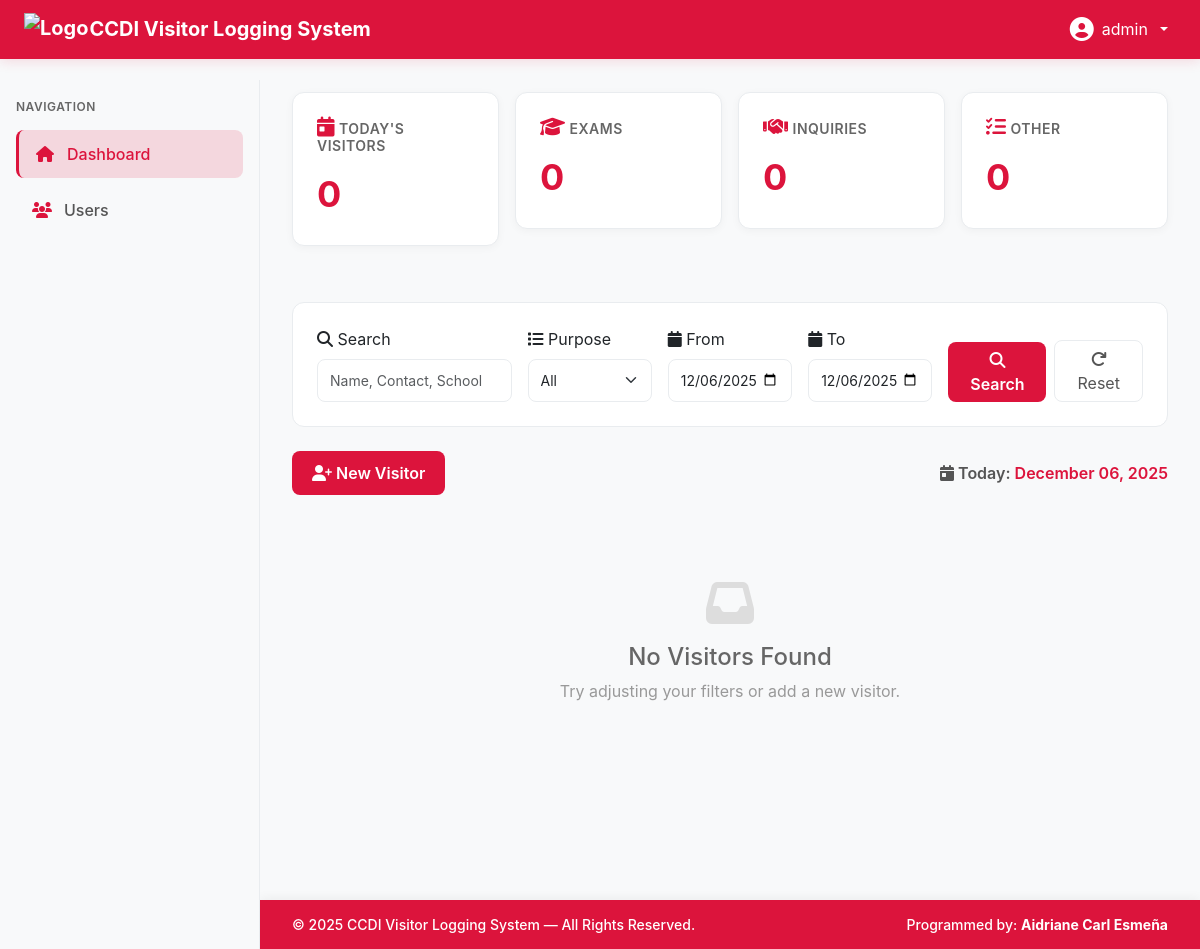
/index.php (signed in), run on an earlier commit of the app's database.
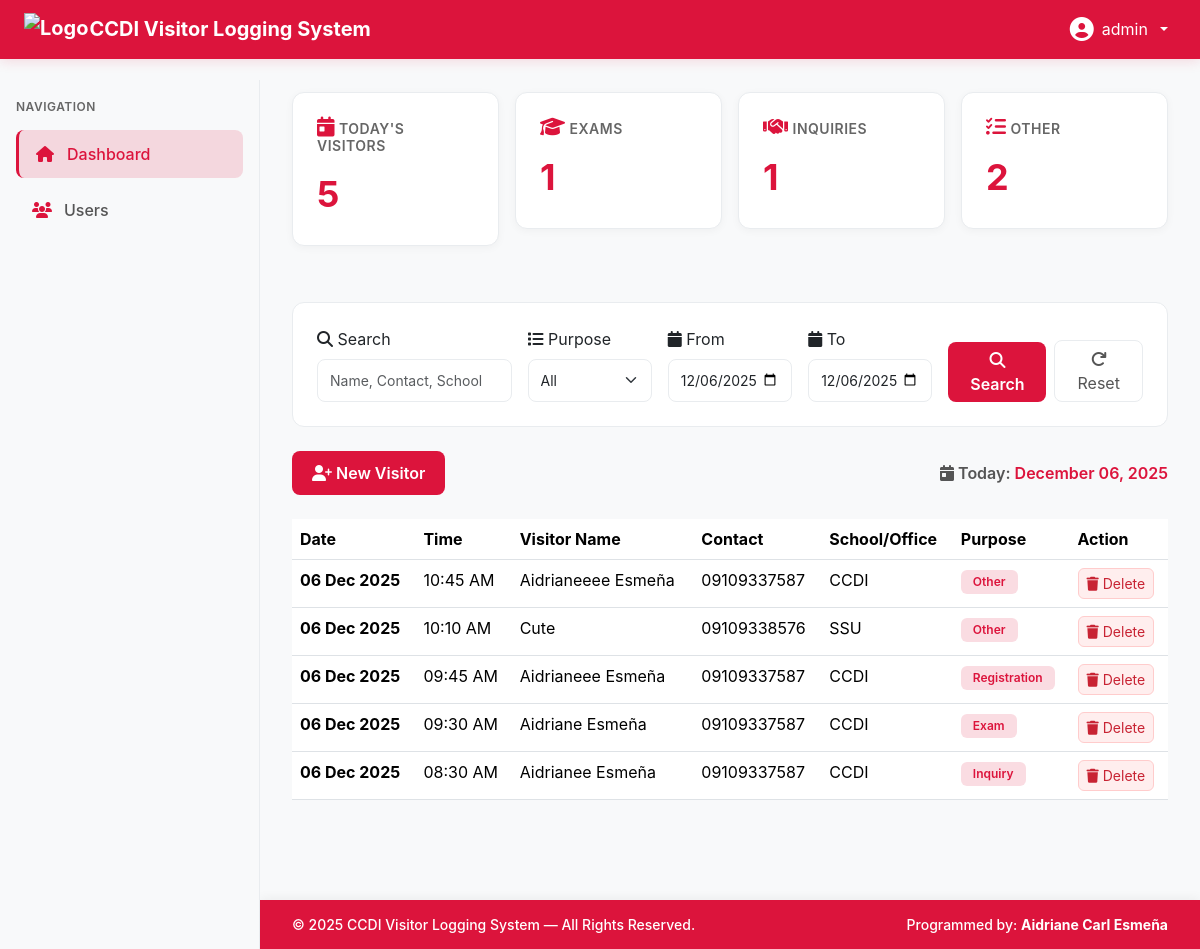
And on a later commit of the database.
### tables this page shows
CREATE TABLE `visitors` (
  `visitor_id` int(11) NOT NULL,
  `visitor_name` varchar(100) NOT NULL,
  `address` varchar(255) NOT NULL,
  `contact_number` varchar(20) NOT NULL,
  `school_office` varchar(100) NOT NULL,
  `purpose_id` int(11) NOT NULL,
  `date_of_visit` date NOT NULL,
  `time_of_visit` time NOT NULL,
  `notes` text DEFAULT NULL,
  `created_by` int(11) DEFAULT NULL,
  `created_at` timestamp NOT NULL DEFAULT current_timestamp()
);

CREATE TABLE `visit_purposes` (
  `id` int(11) NOT NULL,
  `purpose_name` varchar(100) NOT NULL,
  `created_at` timestamp NOT NULL DEFAULT current_timestamp()
);

### includes/index.php (called while the page is built, shortened)
<?php
require_once __DIR__ . '/../config/db.php';
$today = date('Y-m-d');
$search = $_GET['search'] ?? '';
$date_from = $_GET['date_from'] ?? '';
$date_to = $_GET['date_to'] ?? '';
if (empty($_GET)) {
    $date_from = $today;
    $date_to = $today;
}
$query = "SELECT v.visitor_id, v.visitor_name, v.contact_number, v.address, v.school_office,
          p.purpose_name, v.date_of_visit, v.time_of_visit, v.notes, v.created_at
          FROM visitors v
          LEFT JOIN visit_purposes p ON v.purpose_id = p.id
          WHERE 1=1";
$params = [];
$types = '';
if (!empty($date_from)) {
    $query .= " AND v.date_of_visit >= ?";
    $params[] = $date_from;
    $types .= 's';
}
if (!empty($date_to)) {
    $query .= " AND v.date_of_visit <= ?";
    $params[] = $date_to;
    $types .= 's';
}
$query .= " ORDER BY v.date_of_visit DESC, v.time_of_visit DESC";
$stmt = $conn->prepare($query);
if (!empty($params)) {
    $stmt->bind_param($types, ...$params);
}
$stmt->execute();
$visitors = $stmt->get_result();
$today = date('Y-m-d');
$stats_stmt = $conn->prepare("
    SELECT p.purpose_name, COUNT(*) as count
    FROM visitors v
    LEFT JOIN visit_purposes p ON v.purpose_id = p.id
    WHERE v.date_of_visit = ?
    GROUP BY v.purpose_id, p.purpose_name
");
$stats_stmt->bind_param("s", $today);
$stats_stmt->execute();
$stats_result = $stats_stmt->get_result();
$stats = ['total' => 0, 'exam' => 0, 'inquiry' => 0, 'visit' => 0, 'meeting' => 0, 'consultation' => 0, 'other' => 0];
while ($stat = $stats_result->fetch_assoc()) {
    $purpose_name = strtolower($stat['purpose_name']);
    if (isset($stats[$purpose_name])) {
        $stats[$purpose_name] = $stat['count'];
    }
    $stats['total'] += $stat['count'];
}
?>

### includes/dashboard/table.php (the view, shortened to what this page needs)
<div class="table-section">
    <?php if ($visitors->num_rows > 0): ?>
    <table class="table table-hover">
        <thead>
            <tr>
                <th>Date</th>
                <th>Time</th>
                <th>Visitor Name</th>
                <th>Contact</th>
                <th>School/Office</th>
                <th>Purpose</th>
                <th>Action</th>
            </tr>
        </thead>
        <tbody>
            <?php while ($visitor = $visitors->fetch_assoc()): ?>
            <tr>
                <td><strong><?php echo date('d M Y', strtotime($visitor['date_of_visit'])); ?></strong></td>
                <td><?php echo date('h:i A', strtotime($visitor['time_of_visit'])); ?></td>
                <td><?php echo htmlspecialchars($visitor['visitor_name']); ?></td>
                <td><?php echo htmlspecialchars($visitor['contact_number']); ?></td>
                <td><?php echo htmlspecialchars($visitor['school_office']); ?></td>
                <td>
                    <span class="badge" style="background: rgba(220, 20, 60, 0.15); color: var(--primary-red); padding: 6px 12px; border-radius: 6px; font-size: 12px; font-weight: 600;">
                        <?php echo ucfirst(htmlspecialchars($visitor['purpose_name'])); ?>
                    </span>
                </td>
                <td>
                    <form method="POST" style="display: inline;">
                        <button type="submit" class="btn btn-sm" style="background: #fee; color: #c82333; border: 1px solid #fcc; border-radius: 6px;" onclick="return confirm('Delete this record?');">
                            <i class="fas fa-trash"></i> Delete
                        </button>
                    </form>
                </td>
            </tr>
            <?php endwhile; ?>
        </tbody>
    </table>
    <?php else: ?>
    <div class="empty-state">
        <i class="fas fa-inbox"></i>
        <h4>No Visitors Found</h4>
        <p>Try adjusting your filters or add a new visitor.</p>
    </div>
    <?php endif; ?>
</div>

### index.php (shortened to what this page needs)
<?php
include 'includes/index.php'
?>
<!DOCTYPE html>
<html lang="en">
<head>
    <link href="https://cdn.jsdelivr.net/npm/bootstrap@5.3.3/dist/css/bootstrap.min.css" rel="stylesheet">
    <link rel="stylesheet" href="https://cdnjs.cloudflare.com/ajax/libs/font-awesome/6.4.0/css/all.min.css">
    <link rel="stylesheet" href="assets/css/index.css">
</head>
<body>
    <?php include 'includes/navbar.php'; ?>
    <?php include 'includes/sidebar.php'; ?>
    <div class="main-content">
        <?php include 'includes/dashboard/cards.php'; ?>
        <?php include 'includes/dashboard/filters.php'; ?>
        <div class="mb-4 d-flex justify-content-between align-items-center">
    <a href="create-visitor.php" class="btn btn-new-visitor">
        <i class="fas fa-user-plus"></i> New Visitor
    </a>
    <div style="font-weight: 600; font-size: 16px; color: #555;">
        <i class="fas fa-calendar-day"></i> Today:
        <span style="color: var(--primary-red);">
            <?php echo date('F d, Y'); ?>
        </span>
    </div>
</div>
        <?php include 'includes/dashboard/table.php'; ?>
    </div>
    <?php include 'includes/footer.php'; ?>
</body>
</html>

### includes/navbar.php (shortened to what this page needs)
<?php
$username = $_SESSION['username'] ?? 'Guest';
?>
<nav class="navbar navbar-expand-lg navbar-dark fixed-top" style="background: #DC143C; box-shadow: 0 2px 12px rgba(220, 20, 60, 0.15); border-bottom: 1px solid rgba(220, 20, 60, 0.2); z-index: 1000;">
    <div class="container-fluid px-4">
        <a class="navbar-brand fw-bold d-flex align-items-center" href="index.php" style="gap: 1px;">
            <img src="public/cropped-ccdilogo.png" alt="Logo" style="height: 32px; width: auto;">
            <span><?php echo APP_NAME; ?></span>
        </a>
        <div class="collapse navbar-collapse" id="navbarNav">
            <ul class="navbar-nav ms-auto">
                <li class="nav-item dropdown">
                    <a class="nav-link dropdown-toggle" href="#" id="userDropdown" role="button" data-bs-toggle="dropdown" aria-expanded="false" style="display: flex; align-items: center; gap: 8px; color: white !important;">
                        <i class="fas fa-user-circle" style="font-size: 24px;"></i>
                        <span><?php echo htmlspecialchars($username); ?></span>
                    </a>
                </li>
            </ul>
        </div>
    </div>
</nav>

### includes/sidebar.php (shortened to what this page needs)
<?php
$user_role = $_SESSION['role'] ?? 'staff';
$current_page = basename($_SERVER['PHP_SELF']);
?>
<div class="sidebar" style="width: 260px; background: #f8f9fa; border-right: 1px solid #e9ecef; min-height: 100vh; padding: 20px 0; position: fixed; left: 0; top: 80px; bottom: 0; z-index: 999; overflow-y: auto;">
    <div class="sidebar-content">
        <div class="px-3 mb-4">
            <h6 style="color: #666; font-size: 12px; font-weight: 600; text-transform: uppercase; letter-spacing: 0.5px; margin-bottom: 16px;">Navigation</h6>
            <a href="index.php" class="sidebar-item <?php echo $current_page === 'index.php' ? 'active' : ''; ?>" style="display: flex; align-items: center; gap: 12px; padding: 12px 16px; text-decoration: none; color: #555; border-radius: 8px; margin-bottom: 8px; transition: all 0.2s ease; font-weight: 500;">
                <i class="fas fa-home" style="width: 20px; text-align: center; color: #DC143C;"></i>
                <span>Dashboard</span>
            </a>
            <?php if ($user_role === 'admin'): ?>
            <a href="users.php" class="sidebar-item <?php echo $current_page === 'users.php' ? 'active' : ''; ?>" style="display: flex; align-items: center; gap: 12px; padding: 12px 16px; text-decoration: none; color: #555; border-radius: 8px; margin-bottom: 8px; transition: all 0.2s ease; font-weight: 500;">
                <i class="fas fa-users" style="width: 20px; text-align: center; color: #DC143C;"></i>
                <span>Users</span>
            </a>
            <?php endif; ?>
        </div>
    </div>
</div>

### includes/dashboard/cards.php
<div class="row mb-4" style="margin: -8px;">
    <div class="col-md-3 mb-4" style="padding: 8px;">
        <div class="stat-card">
            <h4><i class="fas fa-calendar-day"></i> Today's Visitors</h4>
            <div class="number"><?php echo $stats['total']; ?></div>
        </div>
    </div>
    <div class="col-md-3 mb-4" style="padding: 8px;">
        <div class="stat-card">
            <h4><i class="fas fa-graduation-cap"></i> Exams</h4>
            <div class="number"><?php echo $stats['exam']; ?></div>
        </div>
    </div>
    <div class="col-md-3 mb-4" style="padding: 8px;">
        <div class="stat-card">
            <h4><i class="fas fa-handshake"></i> Inquiries</h4>
            <div class="number"><?php echo $stats['inquiry']; ?></div>
        </div>
    </div>
    <div class="col-md-3 mb-4" style="padding: 8px;">
        <div class="stat-card">
            <h4><i class="fas fa-tasks"></i> Other</h4>
            <div class="number"><?php echo $stats['other']; ?></div>
        </div>
    </div>
</div>

### includes/dashboard/filters.php (shortened to what this page needs)
<div class="filter-section">
    <form method="GET" action="" class="row g-3">
        <div class="col-md-3">
            <label class="form-label"><i class="fas fa-search"></i> Search</label>
            <input type="text" name="search" class="form-control" placeholder="Name, Contact, School" value="<?php echo htmlspecialchars($search); ?>">
        </div>
        <div class="col-md-2">
            <label class="form-label"><i class="fas fa-list"></i> Purpose</label>
            <select name="purpose" class="form-select">
                <option value="">All</option>
            </select>
        </div>
        <div class="col-md-2">
            <label class="form-label"><i class="fas fa-calendar"></i> From</label>
            <input type="date" name="date_from" class="form-control" value="<?php echo htmlspecialchars($date_from); ?>">
        </div>
        <div class="col-md-2">
            <label class="form-label"><i class="fas fa-calendar"></i> To</label>
            <input type="date" name="date_to" class="form-control" value="<?php echo htmlspecialchars($date_to); ?>">
        </div>
        <div class="col-md-3 d-flex gap-2 align-items-end">
            <button type="submit" class="btn btn-search flex-grow-1">
                <i class="fas fa-search"></i> Search
            </button>
            <a href="index.php" class="btn btn-secondary" style="border-radius: 8px; border: 1px solid var(--card-border); background: white; color: #555;">
                <i class="fas fa-redo"></i> Reset
            </a>
        </div>
    </form>
</div>

### includes/footer.php (shortened to what this page needs)
<footer class="app-footer">
    <div class="footer-inner">
        <span>&copy; <?php echo date("Y"); ?> <?php echo APP_NAME; ?> — All Rights Reserved.</span>
        <span>Programmed by: <strong>Aidriane Carl Esmeña</strong></span>
    </div>
</footer>

### assets/css/index.css (style rules this page uses)
:root { --primary-red: #DC143C; --secondary-red: #C41E3A; --light-bg: #f8f9fa; --card-border: #e9ecef; }
body { background: var(--light-bg); font-family: -apple-system, BlinkMacSystemFont, 'Segoe UI', 'Roboto', 'Oxygen', 'Ubuntu', sans-serif; }
.stat-card { background: white; border-radius: 12px; padding: 24px; border: 1px solid var(--card-border); transition: all 0.3s ease; box-shadow: 0 2px 8px rgba(0, 0, 0, 0.04); }
.stat-card h4 { color: #666; font-size: 14px; font-weight: 600; margin: 0 0 12px 0; text-transform: uppercase; letter-spacing: 0.5px; }
.stat-card .number { font-size: 36px; font-weight: 700; color: var(--primary-red); margin: 0; }
.stat-card i { color: var(--primary-red); font-size: 20px; }
.filter-section { background: white; border-radius: 12px; padding: 24px; border: 1px solid var(--card-border); margin-bottom: 24px; }
.filter-section .form-control, .filter-section .form-select { border: 1px solid var(--card-border); border-radius: 8px; padding: 10px 12px; font-size: 14px; }
.btn-search { background: var(--primary-red); color: white; border: none; border-radius: 8px; font-weight: 600; transition: all 0.2s ease; }
.btn-new-visitor { background: var(--primary-red); color: white; border: none; border-radius: 8px; font-weight: 600; padding: 10px 20px; transition: all 0.2s ease; }
.main-content { margin-left: 260px; padding: 32px; min-height: 100vh; }
.empty-state { text-align: center; padding: 60px 40px; color: #999; }
.empty-state i { font-size: 48px; margin-bottom: 16px; color: #ddd; }
.empty-state h4 { color: #666; margin-bottom: 8px; }

### includes/sidebar.php (style rules this page uses)
.sidebar-item { transition: all 0.2s ease; }
.sidebar-item.active { background: rgba(220, 20, 60, 0.15); color: #DC143C !important; border-left: 3px solid #DC143C; padding-left: 13px; }
.main-content { margin-left: 260px; margin-top: 30px; padding: 32px; }
body { padding-top: 30px; }

### includes/footer.php (style rules this page uses)
.app-footer { background: #DC143C; color: white; padding: 14px 0; width: calc(100% - 260px); margin-left: 260px; box-shadow: 0 -2px 10px rgba(0, 0, 0, 0.05); margin-top: 40px; }
.footer-inner { display: flex; justify-content: space-between; align-items: center; padding: 0 32px; font-size: 14px; font-weight: 500; }

What changed in the data, as far as the page shows it:
added visitors: date_of_visit "06 Dec 2025", time_of_visit "10:45 AM", visitor_name "Aidrianeeee Esmeña", contact_number "09109337587", school_office "CCDI", purpose.purpose_name "Other"
added visitors: date_of_visit "06 Dec 2025", time_of_visit "10:10 AM", visitor_name "Cute", contact_number "09109338576", school_office "SSU", purpose.purpose_name "Other"
added visitors: date_of_visit "06 Dec 2025", time_of_visit "09:45 AM", visitor_name "Aidrianeee Esmeña", contact_number "09109337587", school_office "CCDI", purpose.purpose_name "Registration"
added visitors: date_of_visit "06 Dec 2025", time_of_visit "09:30 AM", visitor_name "Aidriane Esmeña", contact_number "09109337587", school_office "CCDI", purpose.purpose_name "Exam"
added visitors: date_of_visit "06 Dec 2025", time_of_visit "08:30 AM", visitor_name "Aidrianee Esmeña", contact_number "09109337587", school_office "CCDI", purpose.purpose_name "Inquiry"
Also different on the page:
$stats['total']: "0" → "5"
$stats['exam']: "0" → "1"
$stats['inquiry']: "0" → "1"
$stats['other']: "0" → "2"
text no longer shown: "No Visitors Found Try adjusting your filters or add a new visitor."
text now shown: "Date Time Visitor Name Contact School/Office Purpose Action"
